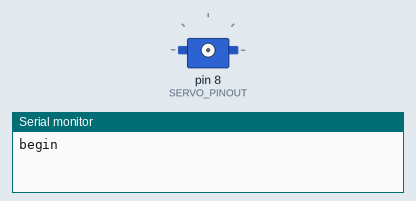
This sketch was run on a simulated Arduino Uno, built with avr-gcc and run on an emulated ATmega328P. Parts: servo, the last lines printed to the serial monitor. At 9.6 s the program stops and its outputs stay as they are.

Above: at 0.1 s.
At 5.75 s:
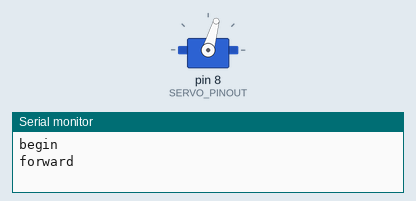
At 6.9 s:
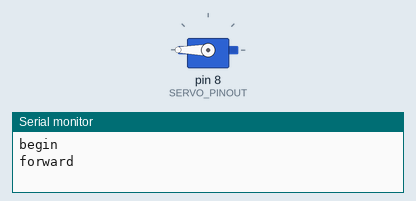
At 9.49 s:
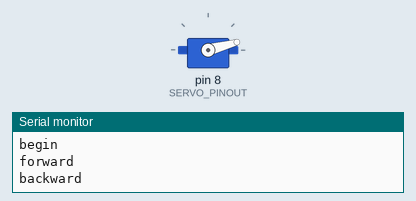
Timing chart, 0 to 11.1 s (numbered marks = the images above):
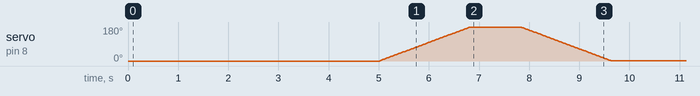

Measured:
- by itself, servo on pin 8 (SERVO_PINOUT): rises from 0° to 180° in 1.8 s, then falls to 1° in 2.8 s

The sketch:

time_release.ino
```cpp
#include <Servo.h>

#define SERVO_PINOUT 8
#define ANGLE_CHANGE 180

Servo myServo;

int pos;

void setup() {
  // put your setup code here, to run once:
  Serial.begin(38400);
  pinMode(SERVO_PINOUT, OUTPUT);
  int origPos = 0;
  Serial.println("begin");
  myServo.write(0);
  delay(5000);
  Serial.println("forward");
  myServo.attach(SERVO_PINOUT);
  for (int pos = origPos; pos <= origPos + ANGLE_CHANGE; pos++) {
    myServo.write(pos);
    delay(10);
  }

  delay(1000);
  Serial.println("backward");
  for (int pos = origPos + ANGLE_CHANGE; pos >= 0; pos--) {
    myServo.write(pos);
    delay(10);
  }
  Serial.println("done!");
  exit(0);

}

void loop() {}

void moveServo(int angle) {
  myServo.write(angle);
  delay(50);
}
```
